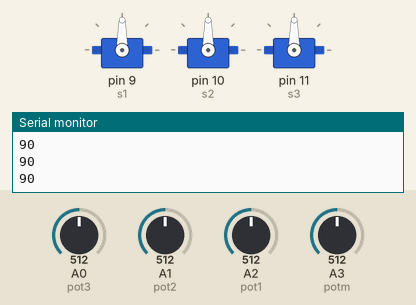
Simulated run of this sketch. Board: Arduino Uno, built with avr-gcc and run on an emulated ATmega328P. On the bench: 3 × servo, the last lines printed to the serial monitor. Inputs (shaded band) come from the test bench; at power-on: A2 (pot1) = 512, A3 (potm) = 512, A0 (pot3) = 512, A1 (pot2) = 512.

Above: at 2.2 s.
2.3 s: A2 (pot1) set to 992
At 3.4 s:
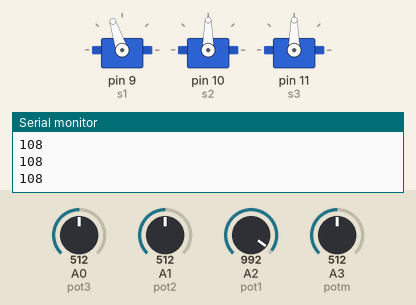
3.8 s: A3 (potm) set to 992
At 4.1 s:
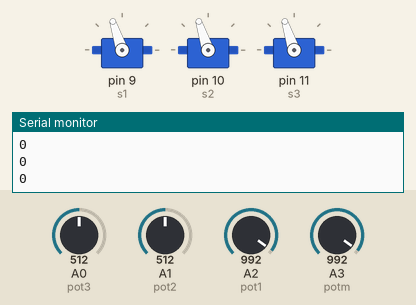
5.3 s: A0 (pot3) set to 549
At 6.0 s:
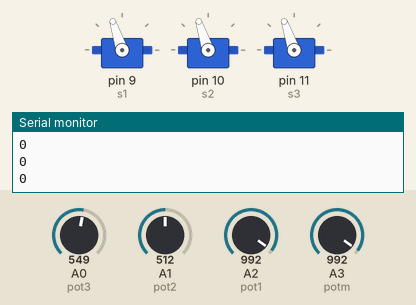
6.8 s: A0 (pot3) set to 582
At 7.7 s:
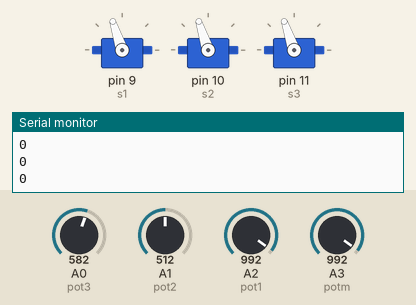
9.8 s: A1 (pot2) set to 306
At 10.4 s:
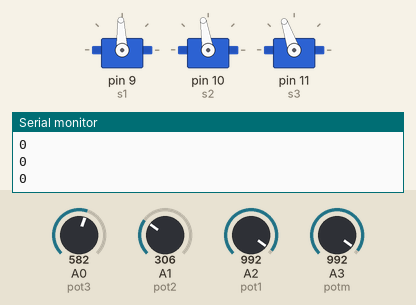
12.8 s: A3 (potm) set to 306
At 13.8 s:
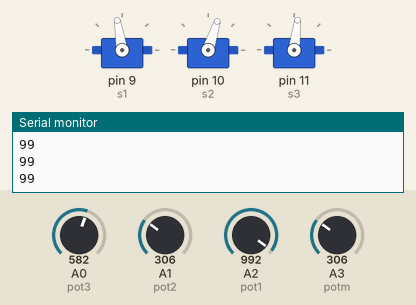
Timing chart, 0 to 15.3 s (numbered marks = the images above; inputs shaded):
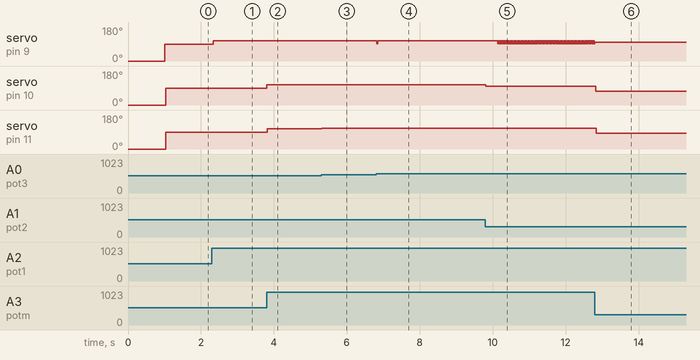

The sketch:

Servoansteuerung.ino
```cpp
// Erstellt von Johannes Tadeus Ranish

// Dieses Programm soll 3 Servos eines Windkraftanalagen models mit 4 potentiometern ansteuern.
// Dabei sollen 3 Potentiometer je einen Servo ansteuern und ein 'Master' Potentiometer der alle Servos gleichzeitig ansteuert.
// Außerdem dürfen gewisse Grenzwerte von den Servos nicht überschritten werden.


#include <Servo.h> // benötigte library um servos anzusteuern

Servo s1; // benennung der Servos
Servo s2;
Servo s3;

// Pin zuweisung der Potentiometer (potm ist der 'Master' -> steuert alle Servos gleichzeitig)
int potm = A3;
int pot1 = A2;
int pot2 = A1;
int pot3 = A0;

// positions variablen der Potentiometer erstellen
int posm;
int pos1;
int pos2;
int pos3;

void setup() {

// Pinzuweisung der Servos
  s1.attach(9);
  s2.attach(10);
  s3.attach(11);

// Servos auf start Position Stellen
  s1.write(0);
  s2.write(0);
  s3.write(0);

  delay(1000);    // zeitlassen, damit die servos die start Position erreichen können

Serial.begin(9600); // Tool zur Analyse der ein und ausgabe werte
}

void loop() {

// initiierung einer temporären variable für die Servos
  int valm = 0;
  int val1 = 0;
  int val2 = 0;
  int val3 = 0;

  int akkT = 50; // zeitbereich für den die kurzzeit mittelwerte festgelegt werden

 //grenzen der Servos
  int upRange = 110;
  int loRange = 70;

// damit die Summe aus Master-wert und Poti-wert gebildet werden kann muss 90° abgezogen werden
  int upM = upRange - 90;
  int loM = loRange - 90;

  int test = 0; // die variable 'test' kann eingesetzt werden um den serial grafen in der Arduino IDE zu verwenden

posm = analogRead(potm) & 0b1111111111111100; // Aulesen dess Potis + Filterung --> die letzten 2 bit der gelesenen werte werden zusammengefasst --> 0-7 = 0; 8-15 = 8 etc.
for (int i = 0; i < akkT; i++)
{
  valm = valm + posm;
}
posm = valm / akkT;                           // mittelwertbildung über die angegebene Zeit
posm = map(posm, 0, 1020, loM, upM);          // skalierung der potentiometer werte auf Servo lesbare grad zahlen


pos1 = analogRead(pot1) & 0b1111111111111100;
for (int i = 0; i < akkT; i++)
{
  val1 = val1 + pos1;
}
pos1 = val1 / akkT;
pos1 = map(pos1, 0, 1020, loRange, upRange);

if (pos1 + posm > loRange && pos1 + posm < upRange) { // überprüft ob die summierte position des Masters und Potis die Grenze nicht überschreitet
  s1.write(pos1 + posm);
  test = pos1 + posm;
  delay(15);
}
else {
  s1.write(pos1); // falls die Summe die Grenze überschreitet, wird nur die position des Potis an den Servo weitergegeben
}


pos2 = analogRead(pot2) & 0b1111111111111100;
for (int i = 0; i < akkT; i++)
{
  val2 = val2 + pos2;
}
pos2 = val2 / akkT;
pos2 = map(pos2, 0, 1020, loRange, upRange);

if (pos2 + posm > loRange && pos2 + posm < upRange) {
  s2.write(pos2 + posm);
  delay(15);
}
else {
  s1.write(pos2);
}


pos3 = analogRead(pot3) & 0b1111111111111100;
for (int i = 0; i < akkT; i++)
{
  val3 = val3 + pos3;
}
pos3 = val3 / akkT;
pos3 = map(pos3, 0, 1020, loRange, upRange);

if (pos3 + posm > loRange && pos3 + posm < upRange) {
  s3.write(pos3 + posm);
  delay(15);
}
else {
  s1.write(pos3);
}

Serial.println(test); // den zu testenden wert ausgeben, damit er in der Arduino IDE getracked werden kann.
}
```

Measured:
- after the input at 2.3 s, servo on pin 9 (s1): 90° → 108° at once
- after the input at 3.8 s, servo on pin 10 (s2), servo on pin 11 (s3): 90° → 108° at once
- after the input at 5.3 s, servo on pin 11 (s3): 108° → 109° at once
- after the input at 6.8 s, servo on pin 9 (s1): 108° → 92° at once, → 108° 0.02 s later
- after the input at 9.8 s, servo on pin 9 (s1): alternates 108° for 0.02 s and 92° for 0.02 s, starting after 0.34 s; servo on pin 10 (s2): 108° → 99° at once
- after the input at 12.8 s, servo on pin 10 (s2): 99° → 72° at once; servo on pin 11 (s3): 109° → 83° at once
